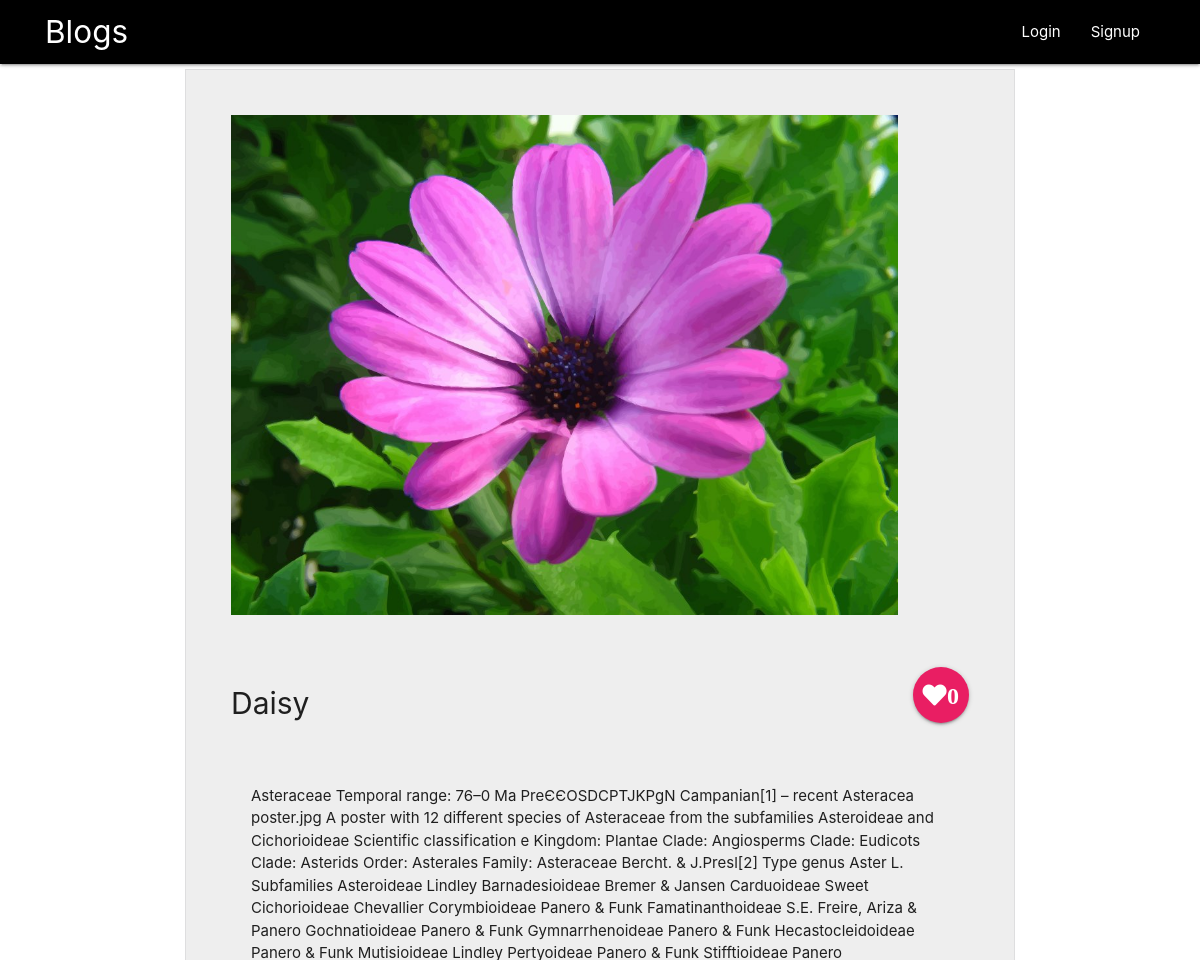
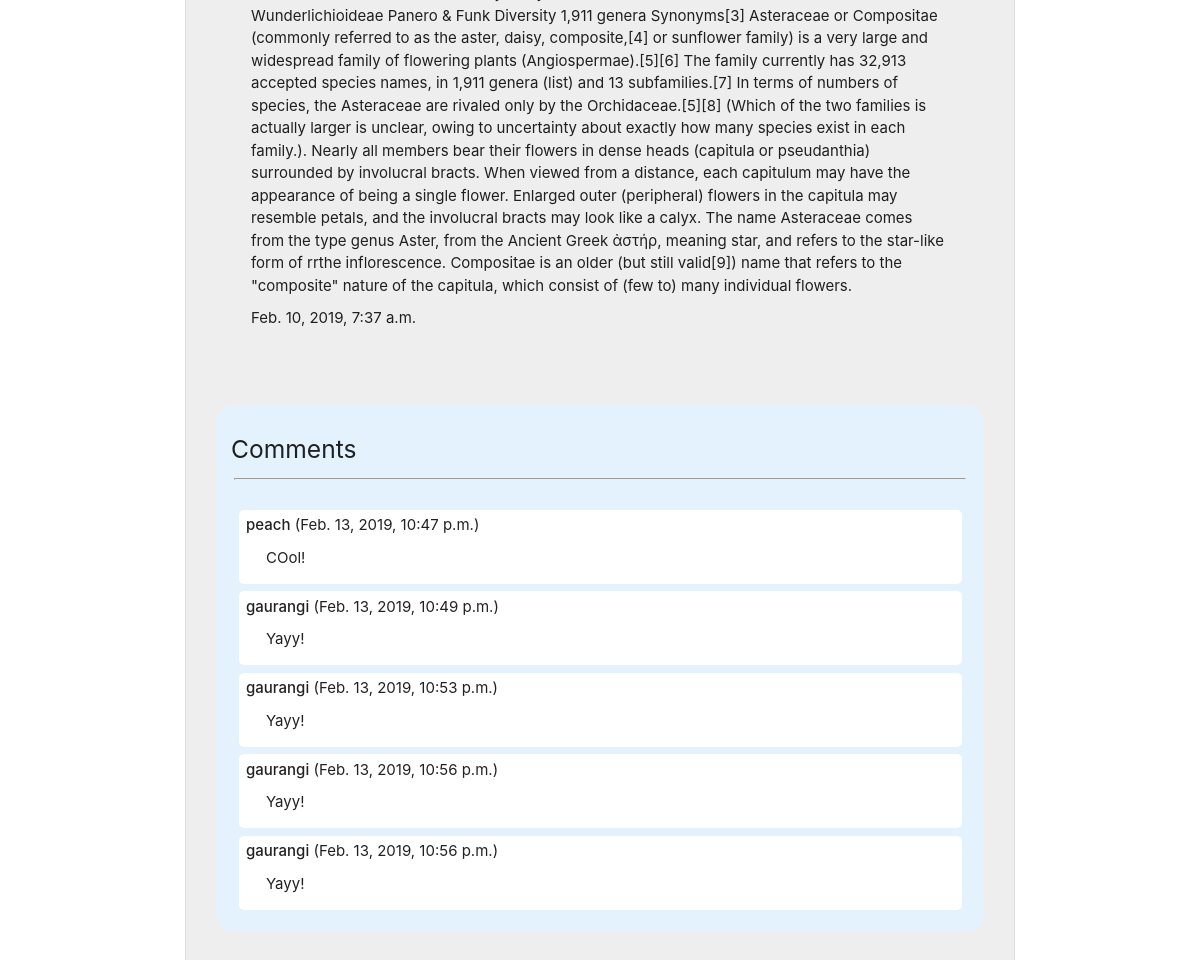
/blogs/daisy/, run on the app's committed database (2 pictures, top to bottom).
### bloglist/models.py (models this page shows, shortened)
class Blog(models.Model):
    title=models.CharField(max_length=100)
    slug=models.SlugField()
    description=models.TextField()
    likes=models.ManyToManyField(User, related_name='likes', blank=True)
    date=models.DateTimeField(auto_now_add=True)
    thumb=models.ImageField(default='default.png', blank=True)
    author=models.ForeignKey(User, default=None, on_delete=models.CASCADE)
    def total_likes(self):
        return self.likes.count()

class Comment(models.Model):
    blog=models.ForeignKey(Blog, default=None, on_delete=models.CASCADE)
    comment=models.CharField(max_length=255)
    author = models.ForeignKey(User, default=None, on_delete=models.CASCADE)
    date = models.DateTimeField(auto_now_add=True)

### bloglist/views.py (the view)
# urls.py: path('<slug:slug>/', views.blog_details, name='detail')
def blog_details(request, slug):
    blog = Blog.objects.get(slug = slug)
    comments = Comment.objects.filter(blog=blog.id).order_by('date')[:5]
    if request.method == "POST":
        print(request.POST)
        if "likes" in request.POST:
            blog.likes.add(request.user)
            print(blog.likes)
            form = forms.CreateComment()
            return render(request, 'bloglist/blog_detail.html', {'blog': blog, 'comments': comments, 'form': form})
        else:
            form = forms.CreateComment(request.POST)
            if form.is_valid():
                new_comment=form.save(commit=False)
                new_comment.blog=blog
                new_comment.author=request.user if request.user else 'guest'
                new_comment.save()
                form = forms.CreateComment()
                return render(request, 'bloglist/blog_detail.html', {'blog': blog, 'comments': comments, 'form':form})
    else:
        form = forms.CreateComment()
    return render(request, 'bloglist/blog_detail.html', {'blog': blog, 'comments':comments, 'form':form })

### bloglist/templates/bloglist/blog_detail.html (shortened to what this page needs)
{% extends 'base_layout.html' %}
{% block content %}
<div class="container">
    {% if blog %}
    <div class="blog-detail grey lighten-3">
    <div class="blog">
      <img src="{{ blog.thumb.url }}" alt="Thumbnail" />
        <div class="row likes">
            <h2 class="left">{{ blog.title }}</h2>
            {% if user.is_authenticated %}
            <form class="right" action="{% url 'bloglist:detail' blog.slug %}" method="post">
            {% csrf_token %}
            <button class="btn-floating btn-large pink right" type="submit" name="likes" value="{{blog.id}}"><i class="fas fa-heart">{{blog.total_likes}}</i></button>
            </form>
            {% else %}
            <button class="btn-floating pink btn-large right" type="" name="likes" value="{{blog.id}}"><i class="fas fa-heart">{{blog.total_likes}}</i></button>
            {% endif %}
        </div>
        <div class="row">
      <p>{{ blog.description }}</p>
      <p>{{ blog.date }}</p>
    </div>
  </div>
    <div class="blog blue lighten-5">
        <h5>Comments</h5>
        <hr>
        {% if comments %}
        {% for comment in comments %}
        <div class="comments">
            <strong>{{ comment.author }}</strong>
            <span class="date"> ({{ comment.date }})</span>
            <p>{{ comment.comment|linebreaks }}</p>
        </div>
      {% endfor %}
      {% else %}
        <p>No comments here yet :(</p>
      {% endif %}
     </div>
     {% else %}
       <p>There are no Blogs!</p>
    {% endif %}
    </div>
    </div>
{% endblock %}

### assets/style.css (style rules this page uses)
.blog { padding: 10px,10px; position: relative; padding-bottom: 40px; border-radius: 18px; }
.blog h2 { font-size: 1.2em; }
.blog-detail .blog { padding: 1rem; margin:2rem 2rem; }
.blog-detail .blog img { max-width: 100%; max-height:500px; }
.blog-detail .blog h2 { text-align: center; margin: 20px auto; font-size: 2em }
.blog-detail { border: 1px solid #0011; margin:5px; }
.blog-detail .blog p { margin: 10px 20px }
.row { margin-top:3rem; }
.comments { padding:.3rem .3rem .3rem .5rem; margin:.5rem; border-radius:5px; background-color:white; }
hr { margin:1rem .2rem 2rem; }

### data on the page
Blog: thumb (picture), title "Daisy", total_likes "0", description "Asteraceae Temporal range: 76–0 Ma PreЄЄOSDCPTJKPgN Campanian[1] – recent Asteracea poster.jpg A poster with 12 different species of Asteraceae from the subfamilies Asteroideae and Cichorioideae Scientific classification e Kingdom: Plantae Clade: Angiosperms Clade: Eudicots Clade: Asterids Order: Asterales Family: Asteraceae Bercht. & J.Presl[2] Type genus Aster L. Subfamilies Asteroideae Lindley Barnadesioideae Bremer & Jansen Carduoideae Sweet Cichorioideae Chevallier Corymbioideae Panero & Funk Famatinanthoideae S.E. Freire, Ariza & Panero Gochnatioideae Panero & Funk Gymnarrhenoideae Panero & Funk Hecastocleidoideae Panero & Funk Mutisioideae Lindley Pertyoideae Panero & Funk…", date "Feb. 10, 2019, 7:37 a.m."
Comment: author "peach", date "Feb. 13, 2019, 10:47 p.m.", comment "COol!"
Comment: author "gaurangi", date "Feb. 13, 2019, 10:49 p.m.", comment "Yayy!"
Comment: author "gaurangi", date "Feb. 13, 2019, 10:53 p.m.", comment "Yayy!"
Comment: author "gaurangi", date "Feb. 13, 2019, 10:56 p.m.", comment "Yayy!"
Comment: author "gaurangi", date "Feb. 13, 2019, 10:56 p.m.", comment "Yayy!"
